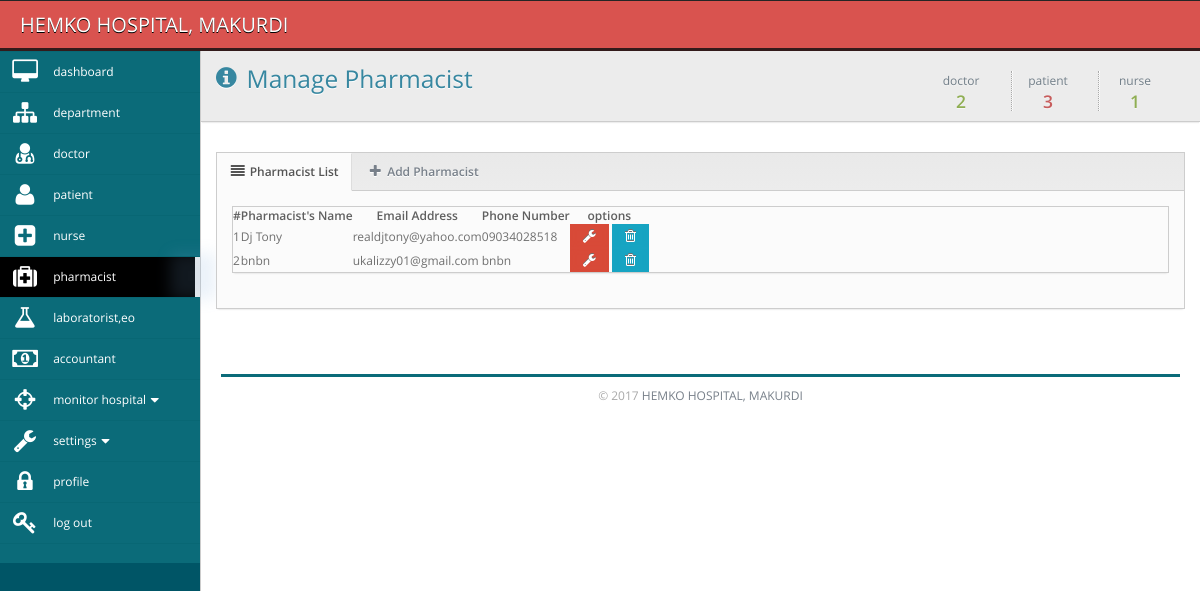
/admin/manage_pharmacist.php (signed in), run on the app's committed database.
### tables this page shows
CREATE TABLE `staff` (
  `staffid` int(10) unsigned NOT NULL AUTO_INCREMENT,
  `email` varchar(255) DEFAULT NULL,
  `fullname` varchar(255) DEFAULT NULL,
  `sex` varchar(45) DEFAULT NULL,
  `phone` varchar(255) DEFAULT NULL,
  `address` varchar(255) DEFAULT NULL,
  `department` varchar(255) DEFAULT NULL,
  `designation` varchar(255) DEFAULT NULL,
  `specialty` varchar(255) DEFAULT NULL,
  PRIMARY KEY (`staffid`)
);

### admin/manage_pharmacist.php (the view, shortened to what this page needs)
<?php
$loggedInUser = $_SESSION["user"];
$activeUser = mysql_fetch_array(mysql_query("select * from users where(email = '$loggedInUser')"));
$role = $activeUser['role'];
$doctor = mysql_query("select * from staff where designation = 'doctor'");
$nurse = mysql_query("select * from staff where designation = 'nurse'");
$patient = mysql_query("select * from patients");
?>
<!DOCTYPE html PUBLIC "-//W3C//DTD XHTML 1.0 Transitional//EN" "http://www.w3.org/TR/xhtml1/DTD/xhtml1-transitional.dtd">
<html>
    <head>
		<link rel="stylesheet" href="../css/font.css">
		<link href="../css/bayanno.css" media="screen" rel="stylesheet" type="text/css" />
    </head>
   <?php
 include("../session.php");
?>
<body>
<?php if($role=="admin"){ ?>
    <div class="navbar navbar-top navbar-inverse">
	<div class="navbar-inner">
		<div class="container-fluid">
			<a class="brand" href="">HEMKO HOSPITAL, MAKURDI</a>
		</div>
	</div>
</div>
<div class="primary-sidebar">
	<ul class="nav nav-collapse collapse nav-collapse-primary">
		<li class="">
			<span class="glow"></span>
				<a href="dashboard.php" >
					<i class="icon-desktop icon-2x"></i>
					<span>dashboard</span>
				</a>
		</li>
		<li class="">
			<span class="glow"></span>
				<a href="manage_department.php" >
					<i class="icon-sitemap icon-2x"></i>
					<span>department</span>
				</a>
		</li>
		<li class="">
			<span class="glow"></span>
				<a href="manage_doctor.php" >
					<i class="icon-user-md icon-2x"></i>
					<span>doctor</span>
				</a>
		</li>
		<li class="">
			<span class="glow"></span>
				<a href="manage_patient.php" >
					<i class="icon-user icon-2x"></i>
					<span>patient</span>
				</a>
		</li>
		<li class="">
			<span class="glow"></span>
				<a href="manage_nurse.php" >
					<i class="icon-plus-sign-alt icon-2x"></i>
					<span>nurse</span>
				</a>
		</li>
		<li class="dark-nav active">
			<span class="glow"></span>
				<a href="manage_pharmacist.php" >
					<i class="icon-medkit icon-2x"></i>
					<span>pharmacist</span>
				</a>
		</li>
		<li class="">
			<span class="glow"></span>
				<a href="manage_laboratorist.php" >
					<i class="icon-beaker icon-2x"></i>
					<span>laboratorist,eo</span>
				</a>
		</li>
		<li class="">
			<span class="glow"></span>
				<a href="manage_accountant.php" >
					<i class="icon-money icon-2x"></i>
					<span>accountant</span>
				</a>
		</li>
		<li class="dark-nav ">
			<span class="glow"></span>
            <a class="accordion-toggle  " data-toggle="collapse" href="#view_hospital_submenu" >
                <i class="icon-screenshot icon-2x"></i>
                <span>monitor hospital<i class="icon-caret-down"></i></span>
            </a>
		</li>
		<li class="dark-nav ">
			<span class="glow"></span>
            <a class="accordion-toggle  " data-toggle="collapse" href="#settings_submenu" >
                <i class="icon-wrench icon-2x"></i>
                <span>settings<i class="icon-caret-down"></i></span>
            </a>
		</li>
		<li class="">
			<span class="glow"></span>
				<a href="manage_profile.php" >
					<i class="icon-lock icon-2x"></i>
					<span>profile</span>
				</a>
		</li>
		<li class="">
			<span class="glow"></span>
				<a href="../logout.php" >
					<i class="icon-key icon-2x"></i>
					<span>log out</span>
				</a>
		</li>
	</ul>
</div>
    <div class="main-content">
		        <div class="container-fluid" >
            <div class="row-fluid">
                <div class="area-top clearfix">
                    <div class="pull-left header">
                        <h3 class="title">
                        <i class="icon-info-sign"></i>
                        Manage Pharmacist </h3>
                    </div>
                    <ul class="inline pull-right sparkline-box">
                        <li class="sparkline-row">
                            <h4 class="green">
                                <span>doctor</span>
                               <?php echo mysql_num_rows($doctor);?>
                            </h4>
                        </li>
                        <li class="sparkline-row">
                            <h4 class="red">
                                <span>patient</span>
                               <?php echo mysql_num_rows($patient);?>
                            </h4>
                        </li>
                          <li class="sparkline-row">
                            <h4 class="green">
                                <span>nurse</span>
                                <?php echo mysql_num_rows($nurse);?>
                            </h4>
                        </li>
                    </ul>
                </div>
            </div>
        </div>
        <div class="container-fluid padded">
            <div class="box">
	<div class="box-header">
		<ul class="nav nav-tabs nav-tabs-left">
			<li class="active">
            	<a href="#list" data-toggle="tab"><i class="icon-align-justify"></i>
					Pharmacist List
                    	</a></li>
			<li>
            	<a href="#add" data-toggle="tab"><i class="icon-plus"></i>
					Add Pharmacist
                    	</a></li>
		</ul>
	</div>
	<div class="box-content padded">
		<div class="tab-content">
            <div class="tab-pane box active" id="list">
                <table cellpadding="0" cellspacing="0" border="0" class="dTable responsive">
                	<thead>
                		<tr>
                    		<th><div>#</div></th>
                    		<th><div>Pharmacist's Name</div></th>
                    		<th><div>Email Address</div></th>
							<th><div>Phone Number</div></th>
                    		<th><div>options</div></th>
						</tr>
					</thead>
                    <tbody>
<?php
	$sno = 1;
	$query = mysql_query("select * from staff where designation = 'pharmacist'");
	while($view = mysql_fetch_array($query)){
	?>
                        <tr>
                            <td><?php echo $sno++;?></td>
							<td><?php echo $view['fullname'];?></td>
							<td><?php echo $view['email'];?></td>
							<td><?php echo $view['phone'];?></td>
							<td align="center">
                            	<a href="edit_pharmacist.php?id=<?php echo $view['staffid'];?>"
                                	rel="tooltip" data-placement="top" data-original-title="edit" class="btn btn-blue">
                                		<i class="icon-wrench"></i>
                                </a>
                            	<a href="manage_pharmacist.php?id=<?php echo $view['staffid'];?>" onclick="return confirm('delete?')"
                                	rel="tooltip" data-placement="top" data-original-title="delete" class="btn btn-red">
                                		<i class="icon-trash"></i>
                                </a>
        					</td>
                        </tr>
                        <?php } ?>
                    </tbody>
                </table>
			</div>
		</div>
	</div>
</div>
        </div>
	    <div style="clear:both;color:#aaa; padding:20px;">
    	<hr /><center>&copy; 2017 <a href="">HEMKO HOSPITAL, MAKURDI</a></center>
    </div>
    </div>
    <?php }else{
  echo "<meta http-equiv=\"refresh\" content=\"0;URL=../error_page.php\">";
  exit;
  } ?>
</body>
</html>

### data on the page
staff: fullname "Dj Tony", email "realdjtony@yahoo.com", phone "09034028518"
staff: fullname "bnbn", email "ukalizzy01@gmail.com", phone "bnbn"

### other printed values
mysql_num_rows($doctor) "2"
mysql_num_rows($patient) "3"
mysql_num_rows($nurse) "1"
